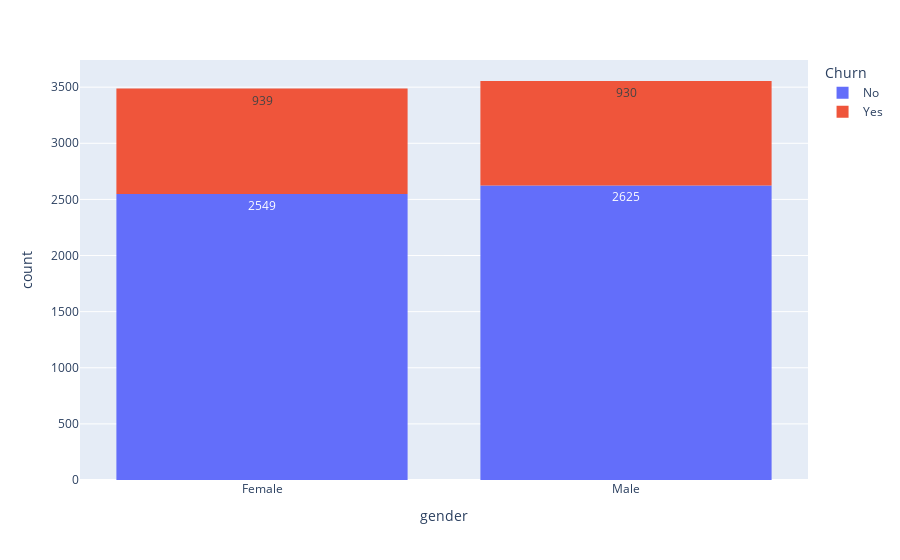

Notebook code cell kept with this figure:
### Code cell
fig = px.histogram(df, x="gender", color="Churn", text_auto=True)
fig.show()

### Figure 1 — Plotly figure (JSON) as saved in the notebook; plotly's stock layout.template omitted (floating-point values rounded to 4 significant figures; data arrays with more than 128 entries replaced by an {"elided": "..."} marker saying what was removed)
{"data": [{"alignmentgroup": "True", "bingroup": "x", "hovertemplate": "Churn=No<br>gender=%{x}<br>count=%{y}<extra></extra>", "legendgroup": "No", "marker": {"color": "#636efa", "pattern": {"shape": ""}}, "name": "No", "offsetgroup": "No", "orientation": "v", "showlegend": true, "texttemplate": "%{value}", "type": "histogram", "x": {"elided": "5174 str values"}, "xaxis": "x", "yaxis": "y"}, {"alignmentgroup": "True", "bingroup": "x", "hovertemplate": "Churn=Yes<br>gender=%{x}<br>count=%{y}<extra></extra>", "legendgroup": "Yes", "marker": {"color": "#EF553B", "pattern": {"shape": ""}}, "name": "Yes", "offsetgroup": "Yes", "orientation": "v", "showlegend": true, "texttemplate": "%{value}", "type": "histogram", "x": {"elided": "1869 str values"}, "xaxis": "x", "yaxis": "y"}], "layout": {"barmode": "relative", "legend": {"title": {"text": "Churn"}, "tracegroupgap": 0}, "margin": {"t": 60}, "xaxis": {"anchor": "y", "domain": [0, 1], "title": {"text": "gender"}}, "yaxis": {"anchor": "x", "domain": [0, 1], "title": {"text": "count"}}}}
